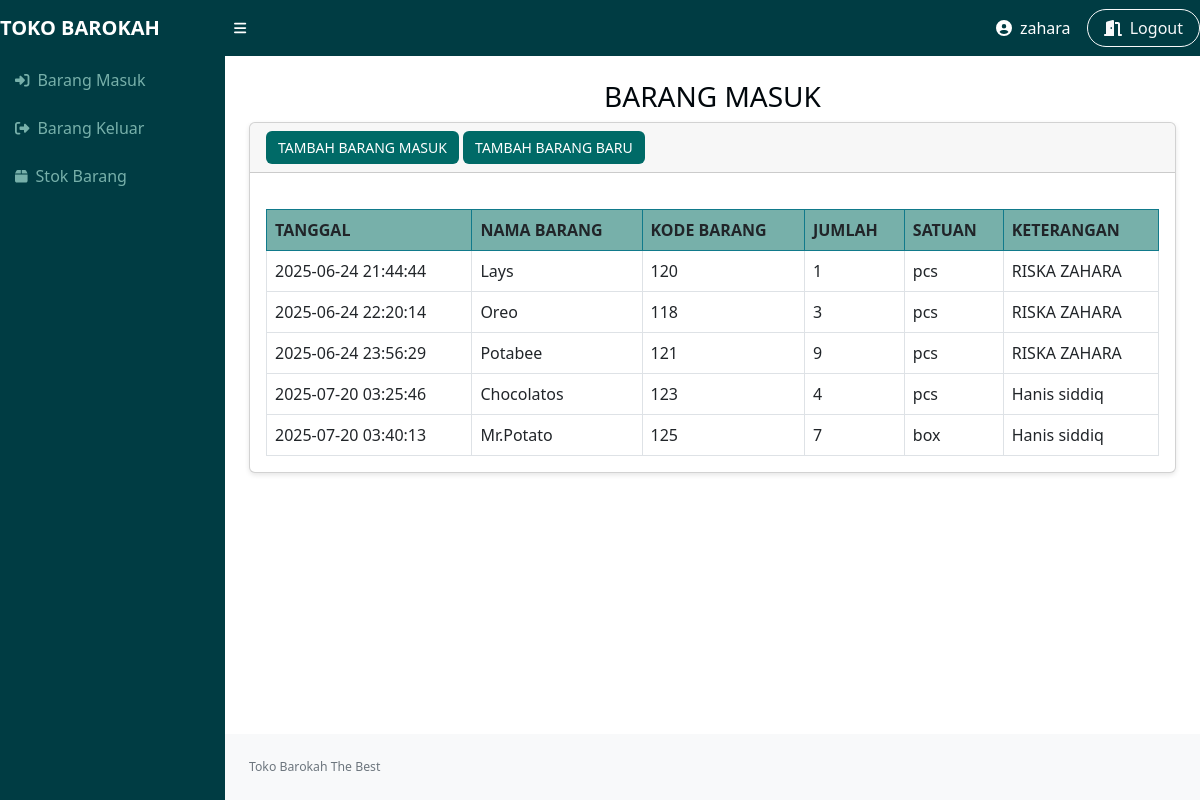
/masuki.php (signed in), run on the app's committed database.
### tables this page shows
CREATE TABLE `masuk` (
  `idmasuk` int NOT NULL,
  `idbarang` int NOT NULL,
  `tanggal` timestamp NOT NULL DEFAULT CURRENT_TIMESTAMP,
  `keterangan` varchar(25) NOT NULL,
  `Quantity` int NOT NULL,
  `satuan` varchar(50) DEFAULT NULL
);

CREATE TABLE `stock` (
  `idbarang` int NOT NULL,
  `namabarang` varchar(25) NOT NULL,
  `deskripsi` varchar(25) NOT NULL,
  `stok_awal` int NOT NULL,
  `stock` int NOT NULL,
  `satuan` varchar(25) DEFAULT NULL,
  `hargabarang` decimal(10,2) NOT NULL,
  `status_barang` enum('baru','lama') DEFAULT NULL
);

### masuki.php (the view, shortened to what this page needs)
<?php
require 'function.php';
?>
<!DOCTYPE html>
<html lang="en">
<head>
    <link href="style.css" rel="stylesheet" />
    <link href="css/styles.css" rel="stylesheet" />
</head>
<body class="sb-nav-fixed">
<nav class="sb-topnav navbar navbar-expand-sm ">
    <a class="navbar-brand fw-bold" href="operator.php">TOKO BAROKAH</a>
    <button class="btn btn-link btn-sm text-white me-auto" id="sidebarToggle">
        <i class="fas fa-bars"></i>
    </button>
    <div class="d-flex align-items-center ms-auto">
        <span class="text-white me-3 d-flex align-items-center">
            <i class="fas fa-user-circle me-2"></i>
            <?php echo isset($_SESSION['namalengkap']) ? $_SESSION['namalengkap'] : 'Pengguna'; ?>
        </span>
        <a href="logout.php" class="btn btn-outline-light rounded-pill px-3">
            <i class="fas fa-door-open me-1"></i> Logout
        </a>
    </div>
</nav>
<div id="layoutSidenav">
    <div id="layoutSidenav_nav">
        <nav class="sb-sidenav accordion" id="sidenavAccordion">
            <div class="sb-sidenav-menu">
                <div class="nav">
                    <a class="nav-link" href="masuki.php">
                        <div class="sb-nav-link-icon"><i class="fas fa-sign-in-alt"></i></div>
                        Barang Masuk
                    </a>
                    <a class="nav-link" href="keluari.php">
                        <div class="sb-nav-link-icon"><i class="fas fa-sign-out-alt"></i></div>
                        Barang Keluar
                    </a>
                    <a class="nav-link" href="operator.php">
                        <div class="sb-nav-link-icon"><i class="fas fa-box"></i></div>
                        Stok Barang
                    </a>
                </div>
            </div>
        </nav>
    </div>
    <div id="layoutSidenav_content">
        <main>
            <div class="container-fluid px-4">
                <h1 class="mt-4 text-center">BARANG MASUK</h1>
                <div class="card mb-4">
                    <div class="card-header">
                        <button type="button" class="btn btn-primary" data-bs-toggle="modal" data-bs-target="#myModal">TAMBAH BARANG MASUK</button>
                        <button type="button" class="btn btn-primary" data-bs-toggle="modal" data-bs-target="#barangbaruK">TAMBAH BARANG BARU</button>
                    </div>
                    <div class="card-body">
                        <table id="datatablesSimple">
                            <thead>
                                <tr>
                                    <th>Tanggal</th>
                                    <th>Nama Barang</th>
                                    <th>Kode Barang</th>
                                    <th>Jumlah</th>
                                    <th>Satuan</th>
                                    <th>keterangan</th>
                                </tr>
                            </thead>
                            <tbody>
                            <?php
                            $ambilsemuadatastock = mysqli_query($conn,"SELECT m.*, s.namabarang, s.satuan FROM masuk m JOIN stock s ON s.idbarang = m.idbarang");
                            while($data = mysqli_fetch_array($ambilsemuadatastock)){
                                $namabarang = $data['namabarang'];
                                $idbarang = $data['idbarang'];
                                $quantity = $data['Quantity'];
                                $satuan = $data['satuan'];
                                $keterangan = $data['keterangan'];
                            ?>
                            <tr>
                                <td><?= $data['tanggal']; ?></td>
                                <td><?= $namabarang; ?></td>
                                <td><?= $idbarang; ?></td>
                                <td><?= $quantity; ?></td>
                                <td><?= $satuan; ?></td>
                                <td><?= $keterangan; ?></td>
                            </tr>
                            <?php } ?>
                            </tbody>
                        </table>
                    </div>
                </div>
            </div>
        </main>
        <footer class="py-4 bg-light mt-auto">
            <div class="container-fluid px-4">
                <div class="d-flex align-items-center justify-content-between small">
                    <div class="text-muted">Toko Barokah The Best</div>
                </div>
            </div>
        </footer>
    </div>
</div>
</body>

### style.css (style rules this page uses)
body { font-family: Arial, sans-serif; background-color: #0eebc6; margin: 0; padding: 0; }
.sb-nav-fixed .sb-topnav { background-color: #003C43; color: white; }
.sb-topnav a.navbar-brand { color: #ffffff; font-weight: bold; text-decoration:none; }
.sb-topnav .btn-link { color: rgb(13, 127, 165); }
.sb-sidenav { background-color: #003C43; color:#E3FEF7; }
.sb-sidenav .nav-link { color: #77B0AA; padding: 10px 15px; display: block; text-decoration: #e4eae8; }
.container-fluid h1 { font-size: 1.75rem; color: #01070c; }
.card { box-shadow: 0px 2px 5px rgba(0, 0, 0, 0.1); }
.card-header { background-color: #343a40; color: white; font-weight: bold; }
.card-header .btn { background-color: #006A67; border: none; color: white; font-size: 14px; }
.card-body table { width: 100%; border-collapse: collapse; margin-top: 20px; }
.card-body table th, .card-body table td { border: 1px solid #dee2e6; padding: 8px; text-align: left; }
.card-body table th { background-color: #77B0AA; font-weight: bold; text-transform: uppercase; border-color: #117a8b; border-style:solid; }
footer { background-color: #f8f9fa; color: #6c757d; text-align: center; padding: 15px 0; font-size: 14px; }

### data on the page
masuk: tanggal "2025-06-24 21:44:44", idbarang.namabarang "Lays", idbarang "120", Quantity "1", idbarang.satuan "pcs", keterangan "RISKA ZAHARA"
masuk: tanggal "2025-06-24 22:20:14", idbarang.namabarang "Oreo", idbarang "118", Quantity "3", idbarang.satuan "pcs", keterangan "RISKA ZAHARA"
masuk: tanggal "2025-06-24 23:56:29", idbarang.namabarang "Potabee", idbarang "121", Quantity "9", idbarang.satuan "pcs", keterangan "RISKA ZAHARA"
masuk: tanggal "2025-07-20 03:25:46", idbarang.namabarang "Chocolatos", idbarang "123", Quantity "4", idbarang.satuan "pcs", keterangan "Hanis siddiq"
masuk: tanggal "2025-07-20 03:40:13", idbarang.namabarang "Mr.Potato", idbarang "125", Quantity "7", idbarang.satuan "box", keterangan "Hanis siddiq"

### other printed values
$_SESSION['namalengkap'] "zahara"
